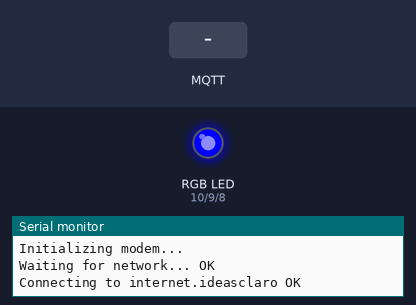
A sketch run on a simulated Arduino Leonardo, built for the host (arithmetic inside an expression is 32-bit, double 64-bit). On the bench: an RGB LED mixed from three pins (HIGH = lit), the last lines printed to the serial monitor. Inputs (shaded band) come from the test bench. No MQTT or app messages arrive unless stated.

Above: at 3.02 s.
At 4.2 s:
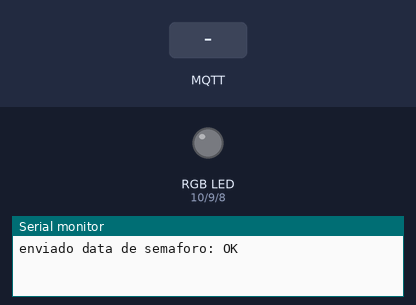
4.3 s: MQTT message "1" arrives on the first subscribed topic
Timing chart, 0 to 7.3 s (numbered marks = the images above; inputs shaded):
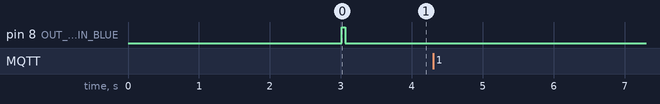

The sketch:

TinyGSM_Eospower_Flatbox_v2.ino
```cpp
/**************************************************************
 *Verifivador de funcionamiento de Luces de semaforo
 **************************************************************/

// Modem SIM800:
#define TINY_GSM_MODEM_SIM800
//Librerias de funcionamiento:

#include <TinyGsmClient.h>
#include <PubSubClient.h>
#include <ArduinoJson.h>                                              //https://github.com/bblanchon/ArduinoJson/releases/tag/v5.0.7
#include "settings.h"

// Use Hardware Serial on Mega, Leonardo, Micro
#define SerialAT Serial1

TinyGsm modem(SerialAT);
TinyGsmClient client(modem);
PubSubClient mqtt(client);

char imeicode[16];
//----------------------------------------------------------------------Variables de verificacion de fallas de capa de conexion con servicio
int failed, sent, published;
//----------------------------------------------------------------------Declaracion de Variables Globales (procuar que sean las minimas requeridas.
String ISO8601;                                                     //Variable para almacenar la marca del timepo (timestamp) de acuerdo al formtao ISO8601
//----------------------------------------------------------------------Variables Para casignacion de pines para los led RGB
int DeviceState = 0;
unsigned long lastNResetMillis;                                       //Variable para llevar conteo del tiempo desde la ultima publicacion
int hora = 0;
const char* cLat = "14.598805";
const char* cLong = "-90.511142";
String Lat = "14.598805";
String Long = "-90.511142";
//----------------------------------------------------------------------Variables Para casignacion de pines para los led RGB
#define OUT_LED_PIN_RED   10                                                //Asignacion D10 Para el color Rojo del LeD RGB
#define OUT_LED_PIN_GREEN 9                                                 //Asignacion D9 Para el color Rojo del LeD RGB
#define OUT_LED_PIN_BLUE  8                                                 //Asignacion D8 Para el color Rojo del LeD RGB

#define IN_PIN_RED    4                                                        //Asignacion D4 Para el color Rojo del LeD RGB
#define IN_PIN_GREEN  5                                                       //Asignacion D5 Para el color Rojo del LeD RGB
#define IN_PIN_YELLOW 6                                                       //Asignacion D6 Para el color Rojo del LeD RGB

String LightColor = "";
String OldLightColor = "";

int redledStatus = LOW;
int greenledStatus = LOW;
int blueledStatus = LOW;

boolean IN_RED = false;
boolean IN_GREEN = false;
boolean IN_YELLOW = false;

//----------------------------------------------------------------------denifinir el parpadeo de coloers del led RGB ---- Puertos D8 (rojo) d7 (verde) D6 (Azul)
void BlueLight(){
  digitalWrite(OUT_LED_PIN_RED, LOW);
  digitalWrite(OUT_LED_PIN_GREEN, LOW);
  digitalWrite(OUT_LED_PIN_BLUE, HIGH);
}

void RedLight(){
  digitalWrite(OUT_LED_PIN_RED, HIGH);
  digitalWrite(OUT_LED_PIN_GREEN, LOW);
  digitalWrite(OUT_LED_PIN_BLUE, LOW);
}

void GreenLight(){
  digitalWrite(OUT_LED_PIN_RED, LOW);
  digitalWrite(OUT_LED_PIN_GREEN, HIGH);
  digitalWrite(OUT_LED_PIN_BLUE, LOW);
}

void PurpleLight(){
  digitalWrite(OUT_LED_PIN_RED, HIGH);
  digitalWrite(OUT_LED_PIN_GREEN, LOW);
  digitalWrite(OUT_LED_PIN_BLUE, HIGH);
}

void WhiteLight(){
  digitalWrite(OUT_LED_PIN_RED, HIGH);
  digitalWrite(OUT_LED_PIN_GREEN, HIGH);
  digitalWrite(OUT_LED_PIN_BLUE, HIGH);
}

void lightsOff(){
  digitalWrite(OUT_LED_PIN_RED, LOW);
  digitalWrite(OUT_LED_PIN_GREEN, LOW);
  digitalWrite(OUT_LED_PIN_BLUE, LOW);
}

long lastReconnectAttempt = 0;

//-----------------------------------------------------------------------------Setup function

void setup() {
  pinMode(OUT_LED_PIN_RED, OUTPUT);
  pinMode(OUT_LED_PIN_GREEN, OUTPUT);
  pinMode(OUT_LED_PIN_BLUE, OUTPUT);

  pinMode(IN_PIN_RED, INPUT);
  pinMode(IN_PIN_GREEN, INPUT);
  pinMode(IN_PIN_YELLOW, INPUT);

  // Set console baud rate
  Serial.begin(115200);
  delay(10);

  // Set GSM module baud rate
  SerialAT.begin(38400);
  delay(3000);

  // light on indicates init
  PurpleLight();

  // Restart takes quite some time
  // To skip it, call init() instead of restart()
  Serial.println("Initializing modem...");
  modem.restart();

  modem.getIMEI();

  Serial.print("Waiting for network...");
  if (!modem.waitForNetwork()) {
    Serial.println(" fail");
    while (true);
  }
  Serial.println(" OK");

  Serial.print("Connecting to ");
  Serial.print(apn);
  if (!modem.gprsConnect(apn, user, pass)) {
    Serial.println(" fail");
    while (true);
  }
  Serial.println(" OK");

  //Modem on om light blue
  BlueLight();

  // MQTT Broker setup
  mqtt.setServer(broker, 1883);
  mqtt.setCallback(mqttCallback);

  while (!mqtt.connect(imeicode,"flatbox","FBx_admin2012")) {
    Serial.println("connect failed");
    delay(1000);
  }
  WhiteLight();
  Serial.println("connected");
  mqtt.publish("iotdevice-1/mgmt/manage/eospower","Iniciando Prueba de Semaforo");
  mqtt.subscribe("iotdm-1/device/update/eospower");
  lightsOff();
}

//--------------------------------------------------------------------------------------Reconnect Fucntion
boolean remqttConnect() {
  Serial.print("Connecting to ");
  Serial.print(broker);
  if (!mqtt.connect(imeicode,"flatbox","FBx_admin2012")) {
    Serial.println(" fail");
    return false;
  }
  Serial.println(" OK");
  mqtt.publish(manageTopic, "GsmClientTest started");
  mqtt.subscribe(responseTopic);
  return mqtt.connected();
}
//---------------------------------------------------------------- Declaracion de sensor de luz

boolean GetRedStatus(){
   boolean RedStatus;
   if(IN_PIN_RED == HIGH){
    RedStatus = true;
    LightColor = "RED";
    RedLight();
   }else{
    RedStatus = false;
   }
   return RedStatus;
}

boolean GetGreenStaus(){
   boolean GreenStaus;
   if(IN_PIN_GREEN == HIGH){
    GreenStaus = true;
    LightColor = "Green";
    GreenLight();
   }else{
    GreenStaus = false;
   }
    return GreenStaus;
}

boolean GetYellowStaus(){
   boolean YellowStaus;
   if(IN_PIN_YELLOW == HIGH){
    YellowStaus = true;
    LightColor = "Yellow";
    WhiteLight();
    }else{
    YellowStaus = false;
   }
   return YellowStaus;
}

//--------------------------------------------------------------------------------------------funcion de enviode Datos
void publishLightColor(String IDModulo, String LColor,String Latitude,String Longitude, String Tstamp) {
  StaticJsonBuffer<500> jsonBuffer;
  JsonObject& root = jsonBuffer.createObject();
  JsonObject& d = root.createNestedObject("d");
  JsonObject& Lightdata = d.createNestedObject("Lightdata");
  Lightdata["IMEI"] = IDModulo;
  Lightdata["Semaforo"] = LColor;
  Lightdata["Lat"] = Latitude;
  Lightdata["Long"] = Longitude;
  Lightdata["Tstamp"] = Tstamp;
  char MqttLightdata[500];
  root.printTo(MqttLightdata, sizeof(MqttLightdata));
  Serial.println(F("publishing device publishTopic metadata:"));
  Serial.println(MqttLightdata);
  sent ++;
  if (mqtt.publish(publishTopic, MqttLightdata)){
    Serial.println(F("enviado data de semaforo: OK"));
    published ++;
    failed = 0;
  }else {
    Serial.println(F("enviado data de semaforo: FAILED"));
    failed ++;
  }
}
//-------------------------------------------------------------------------------Rset function after 24h
void NormalReset(){
  if (millis()- lastNResetMillis > 60 * 60 * UInterval){
    hora++;
    if (hora > 24){
      String msg = ("24h NReset");
      String Msg = ( imeicode + msg + "@:" + ISO8601);
      mqtt.publish("iotdevice-1/mgmt/manage/eospower","Mensaje de control Reser24N");
      Serial.println(Msg);
      void disconnect ();
      hora = 0;
      asm volatile ("  jmp 0");
    }
     lastNResetMillis = millis(); //Actulizar la ultima hora de envio
  }
}
//------------------------------------------------------------------------------------------Loop Funciton
void loop() {

  IN_RED = GetRedStatus();
  IN_GREEN = GetGreenStaus();
  IN_YELLOW = GetYellowStaus();

  if ( (IN_RED == 0) && (IN_GREEN == 0) && (IN_YELLOW == 0) ){
    LightColor = "OFF";
    lightsOff();
  }
  if (LightColor != OldLightColor){
    OldLightColor = LightColor;
    Serial.print(F("Light is: "));
    Serial.println(LightColor);
    publishLightColor(imeicode, LightColor,cLat,cLong,ISO8601);  // publishRF_Boton(String IDModulo, String EventID, String Tstamp)
  }

  NormalReset();

  if ( millis() - RetardoLectura > 30*60* UInterval){
  mqtt.publish("iotdevice-1/mgmt/manage/eospower","Mensaje de control");
  RetardoLectura = millis(); //Actulizar la ultima hora de envio
 }

 // VERIFICAMOS CUANTAS VECES NO SE HAN ENVIOADO PAQUETES (ERRORES)
   if (failed >= FAILTRESHOLD){
    failed =0;
    published =0;
    sent=0;
    asm volatile ("  jmp 0");
  }


  if (mqtt.connected()) {
    mqtt.loop();
  } else {
    // Reconnect every 10 seconds
    unsigned long t = millis();
    if (t - lastReconnectAttempt > 10000L) {
      lastReconnectAttempt = t;
      if (remqttConnect()) {
        lastReconnectAttempt = 0;
      }
    }
  }
}

void mqttCallback(char* topic, byte* payload, unsigned int len) {
  Serial.print(F("callback invoked for topic: "));                    //Imprimir un mensaje señalando sobre que topico se recibio un mensaje
  Serial.println(topic);                                              //Imprimir el Topico

  if (strcmp (responseTopic, topic) == 0) {                            //verificar si el topico conicide con el Topico responseTopic[] definido en el archivo settings.h local
    //handleResponse(payload);
    mqtt.publish(manageTopic, "light changed");
    //return; // just print of response for now                         //Hacer algo si conicide (o en este caso hacer nada)
  }

  if (strcmp (rebootTopic, topic) == 0) {                             //verificar si el topico conicide con el Topico rebootTopic[] definido en el archivo settings.h local
    Serial.println(F("Rebooting..."));                                //imprimir mensaje de Aviso sobre reinicio remoto de unidad.
    asm volatile ("  jmp 0");                                                   //Emitir comando de reinicio para ESP8266
  }

  if (strcmp (updateTopic, topic) == 0) {                             //verificar si el topico conicide con el Topico updateTopic[] definido en el archivo settings.h local
    //handleUpdate(payload);                                            //enviar a la funcion handleUpdate el contenido del mensaje para su parseo.
  }
}
```

settings.h
```cpp
//----------------------------------------Interval Timer
unsigned long RetardoLectura;
//---------------------------------------GPRS SETTINGS


// Your GPRS credentials
// Leave empty, if missing user or pass
#define apn "internet.ideasclaro"
#define user ""
#define pass ""

//---------------------------------------MQTT SETTINGS
const char* broker = "eospower.flatbox.io";

const char* publishTopic = "iot-2/evt/status/fmt/json/eospower";
const char* responseTopic ="iotdm-1/response/860719021114180/eospower";
const char* manageTopic = "iotdevice-1/mgmt/manage/eospower";
const char* updateTopic = "iotdm-1/device/update/eospower";
const char* rebootTopic = "iotdm-1/mgmt/initiate/device/reboot/eospower";


//---------------------------------------Variables de Reloj para espera y envio de paquetes de MQTT
unsigned long UInterval     = 1000UL; //Variable configurable remotamente sobre el interbalo de publicacion

//-------- Variables de ERROR EN ENVIO de paquetes de MQTT ANTES DE REINICIO
#define FAILTRESHOLD 150
```
